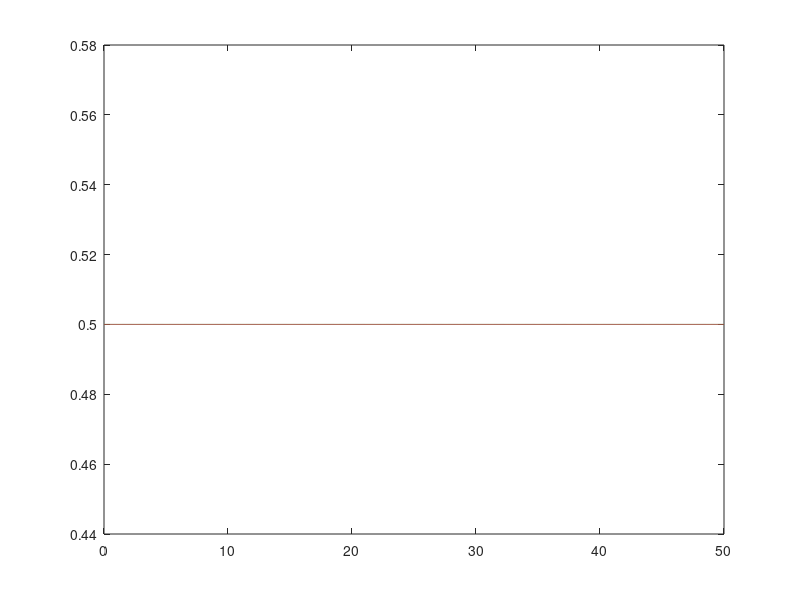

Write MATLAB code to recreate this figure.
clear all

K = 1;m =1;x0 = 1;v0=0;
t0 = 0;
tf = 50;
h = 0.01;
w = sqrt(K/m);

t = t0:h:tf;
N = length(t);

v = zeros(1,N); x = zeros(1,N);
v(1) = v0;
x(1) = x0;

%Euler implicito
A = [ 1 -h/2; w^2*h/2 1];
b = [ x0+h/2*v0 ; v0 - w.^2*h/2*x0 ];
%AZ = b
%determinasse Z com linsolve
for k = 1:(N-1)
    Z = linsolve(A,b);
    x(k+1) = Z(1);
    v(k+1) = Z(2);
    %atualizar b com a nova posicao k+1
    b = [Z(1)+h/2*Z(2); Z(2)-w.^2*h/2*Z(1)];
end

x_exact = x0*cos(w.*t);
v_exact = -x0.*w.*sin(w.*t);
%comparar
plot(t,x_exact,t,x)
plot(t,v_exact,t,v)
%velocidade em func da pos
plot(x,v)

Ec_exact = 1/2 * m *v_exact.^2;
Ep_exact = 1/2 * K *x_exact.^2;
Em_exact = Ec_exact + Ep_exact;

Ec = 1/2 * m *v.^2;
Ep = 1/2 * K *x.^2;
Em = Ec + Ep;
%energia em func do tempo
plot(t,Em_exact,t,Em)
